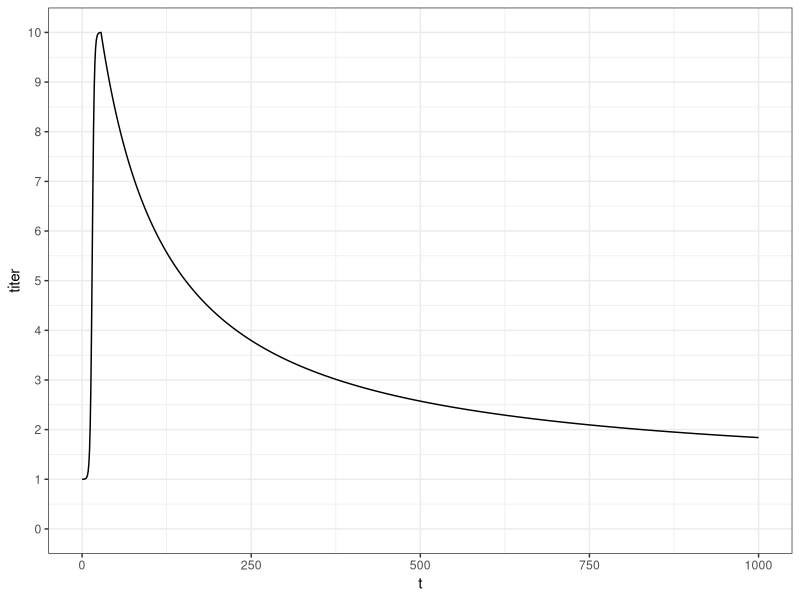
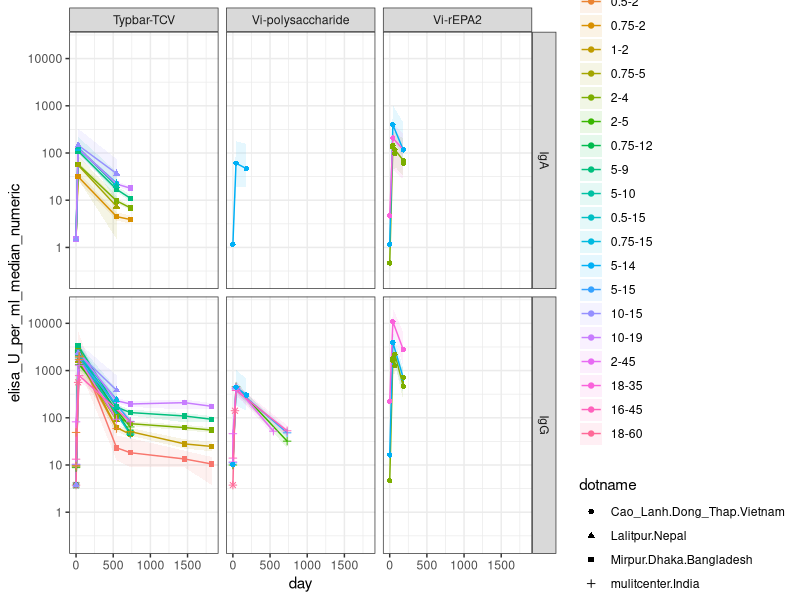
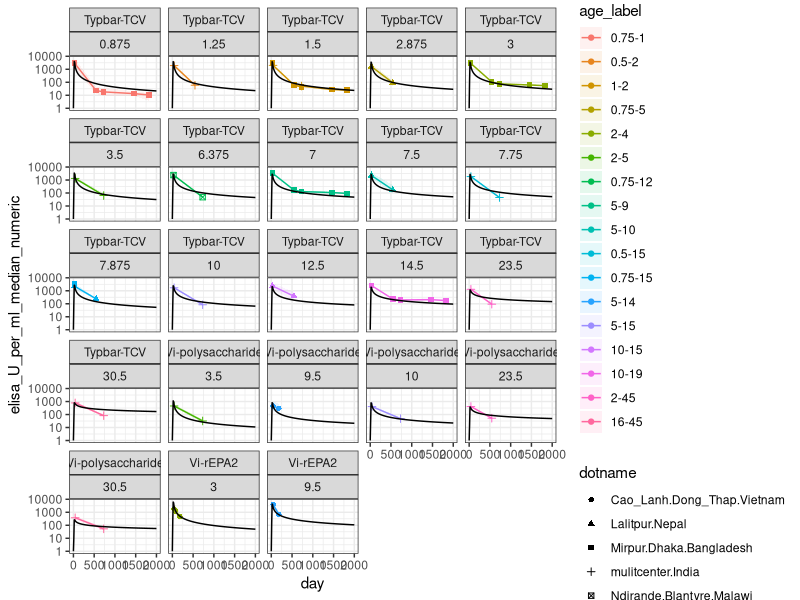
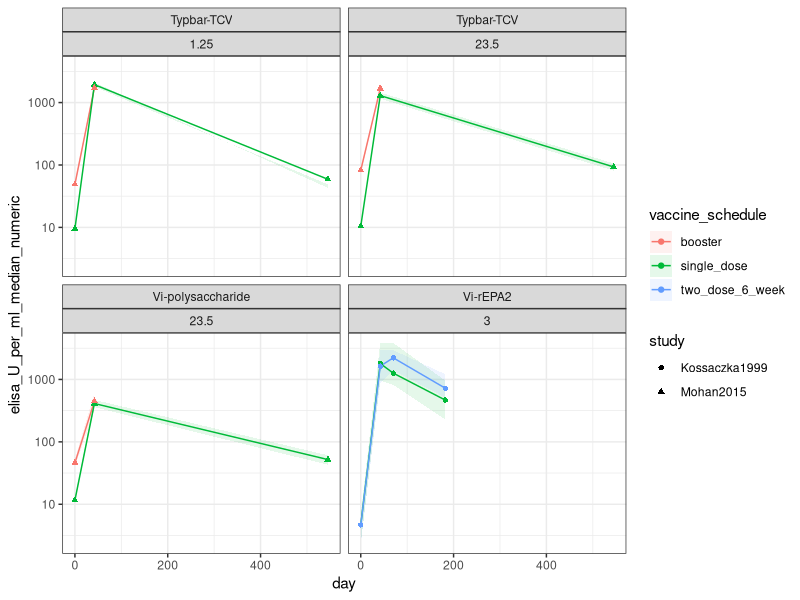
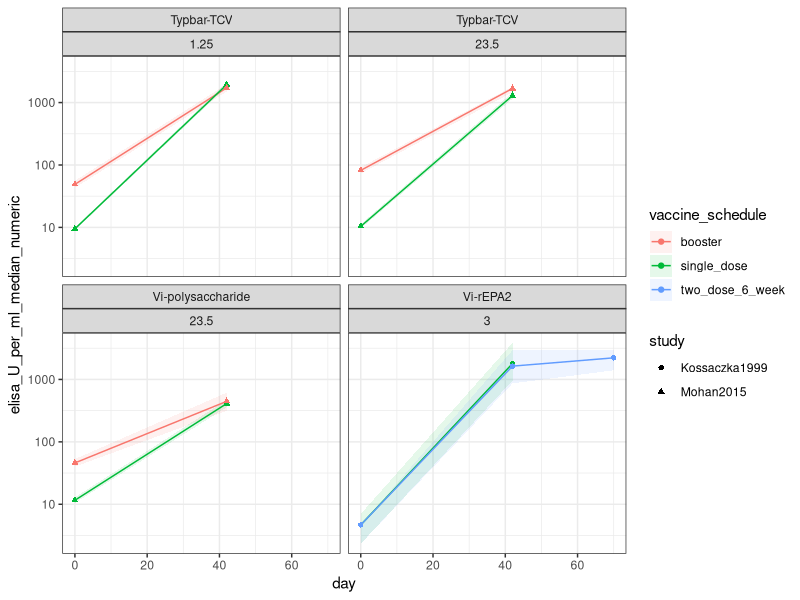
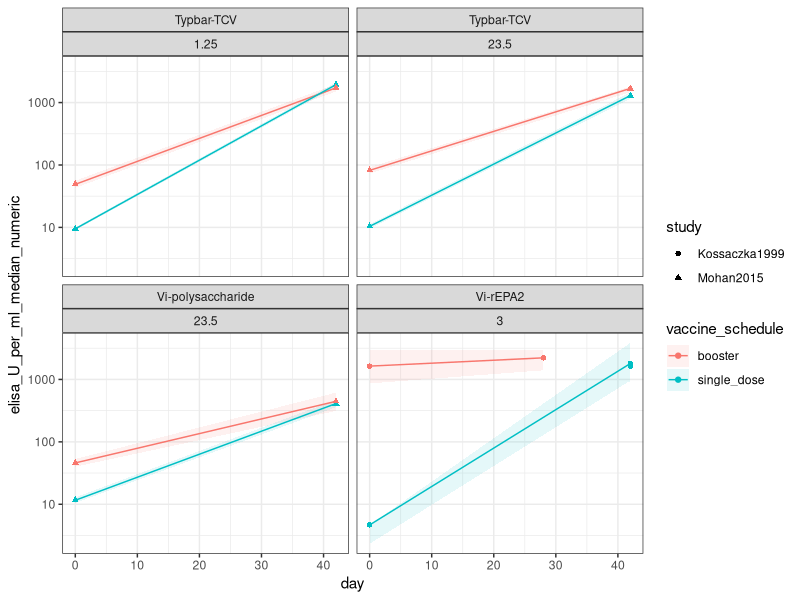
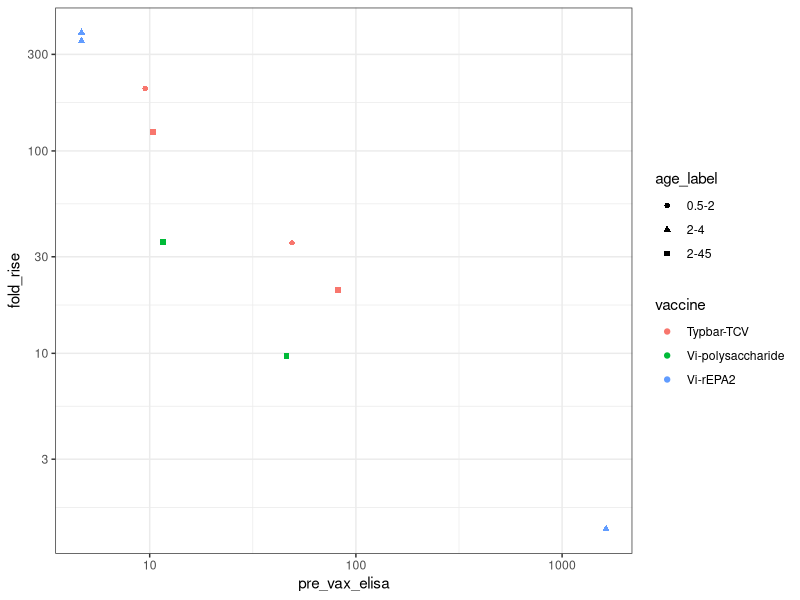
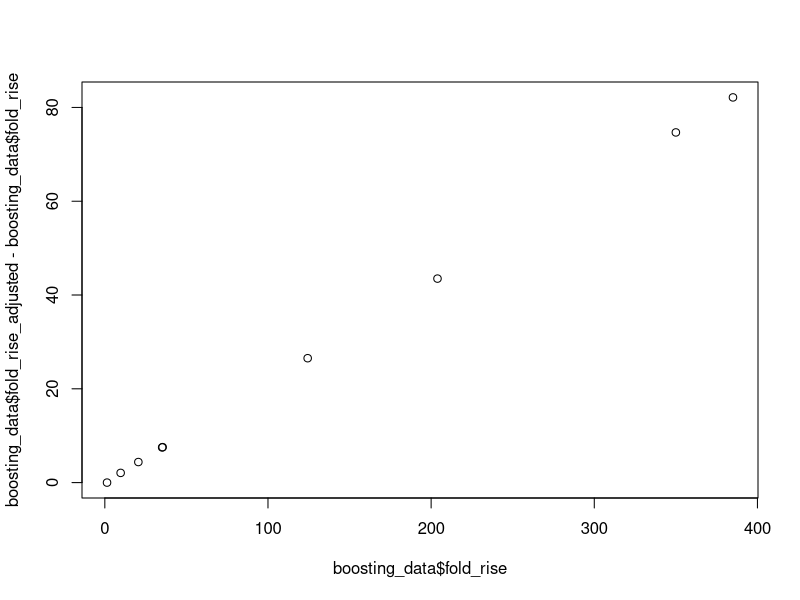

These figures' R source, in order:
# getting titer model going

library(tidyverse)
library(stats4)

# time series function for waning
# units in days
t_peak=21
t = seq(0,1e3,by=1)

titer_vs_time = function(t,T_decay=100,alpha=1,C_max=10,
                 C_min=1,T_rise=1.5,t_start=3,t_peak=28){
  # power law decay
  titer = (1+(t-t_peak)/(alpha*T_decay))^(-alpha)
  
  # simple logistic interpolator rise (this is just for continuity/realism. plays no role in the model)
  titer[t<t_peak] =
    (1/(1+exp(-(t[t<t_peak]-t_start*5)/T_rise)) - 1/(1+exp(-(0-t_start*5)/T_rise)))/
    (1/(1+exp(-(t_peak-t_start*5)/T_rise)) - 1/(1+exp(-(0-t_start*5)/T_rise)))
  
  # scale dimensions
  titer = C_min + (C_max-C_min)*titer
  
  return(titer)
}

plot_dat = data.frame(t=t,titer=titer_vs_time(t=t))
ggplot(plot_dat) +
  geom_line(aes(x=t,y=titer)) +
  theme_bw() +
  scale_y_continuous(limits=c(0,10),breaks=seq(0,10,by=1))



# bring in data!

# immunogenicitiy data
d_imm = readxl::read_excel('data/typhoid_vaccine_study_data.xlsx',sheet = 'immunogenicity') |>
  pivot_longer(
    cols = matches("^(treatment|control)_day"),    # select columns starting with "treatment" or "control" and "day"
    names_to = c("cohort", "day", "measure"),       # create three new columns from parts of the name
    names_pattern = "(treatment|control)_day(\\d+)_(.*)",  # regex to extract the cohort, day, and measure
    values_to = "value",                             # the data goes into a new column named 'value'
    values_transform = list(value = as.character)
  ) |>
  mutate(day = as.numeric(day)) |>
  pivot_wider(
    names_from = measure,
    values_from = value
  ) |>
  drop_na(N) |>
  mutate(across(c("age_min_years","age_max_years","N", "seropositive_percent", "fold_rise_median","fold_rise_lower",
                  "fold_rise_upper","seroconversion_percent"), as.numeric)) |>
  mutate(elisa_U_per_ml_median_numeric = if_else(elisa_U_per_ml_median=='<7.5',3.75,if_else(elisa_U_per_ml_median=='<3.0',1.5,as.numeric(elisa_U_per_ml_median)))) |>
  mutate(elisa_U_per_ml_lower_numeric = if_else(elisa_U_per_ml_lower=='<7.5',3.75,if_else(elisa_U_per_ml_lower=='<3.0',1.5,as.numeric(elisa_U_per_ml_lower)))) |>
  mutate(elisa_U_per_ml_upper_numeric = if_else(elisa_U_per_ml_upper=='<7.5',3.75,if_else(elisa_U_per_ml_upper=='<3.0',1.5,as.numeric(elisa_U_per_ml_upper)))) |>
  mutate(age_mean = 1/2*(age_min_years + age_max_years)) |>
  mutate(age_label = reorder(factor(paste(age_min_years,'-',age_max_years,sep='')),age_mean))

names(d_imm)


# need to rescale the Kossaczka1999 Vietnam data that uses a different elisa assay to match VaccZyme standard
# common reference is from Vi-polysaccharide vaccine

relevant_data = d_imm |> 
  filter(vaccine == 'Vi-polysaccharide') |>
  # comparable age cohorts
  filter(age_min_years==5) |>
  # comparable days
  filter(day ==0 | day == 42) |>
  # only comparable antigen left is IgG
  filter(antigen=='IgG') |>
  select(study,antigen, age_min_years,age_max_years,age_mean,day,elisa_U_per_ml_median_numeric)
relevant_data

# scaling multiplier thankfully looks homogenous from day 0 and day 42!
relevant_data |> group_by(age_min_years,day) |>
  reframe(ratio = elisa_U_per_ml_median_numeric/elisa_U_per_ml_median_numeric[study=='Kossaczka1999'])

Kossaczka_multiplier = (25.2 + 21.5)/2
Kossaczka_multiplier 

# rescale all Kossaczka data, including IgA (which is a leap!)

names(d_imm)
d_imm = d_imm |> 
  mutate(elisa_U_per_ml_median_numeric = if_else(study=='Kossaczka1999', Kossaczka_multiplier*elisa_U_per_ml_median_numeric,elisa_U_per_ml_median_numeric),
         elisa_U_per_ml_lower_numeric = if_else(study=='Kossaczka1999', Kossaczka_multiplier*elisa_U_per_ml_lower_numeric,elisa_U_per_ml_lower_numeric),
         elisa_U_per_ml_upper_numeric = if_else(study=='Kossaczka1999', Kossaczka_multiplier*elisa_U_per_ml_upper_numeric,elisa_U_per_ml_upper_numeric))

# plot total individual VE for bacteriologically-confirmed typhoid fever vs time
plot_dat = d_imm |>
  filter(cohort == 'treatment') 

ggplot(plot_dat, aes(shape=dotname,color=age_label,fill=age_label,group=age_label)) +
  geom_ribbon(aes(x=day,ymin=elisa_U_per_ml_lower_numeric,ymax=elisa_U_per_ml_upper_numeric),color=NA,alpha=0.1) +
  geom_line(aes(x=day,y=elisa_U_per_ml_median_numeric)) +
  geom_point(aes(x=day,y=elisa_U_per_ml_median_numeric)) +
  facet_grid('antigen ~ vaccine') +
  theme_bw() +
  scale_y_continuous(trans='log10')


# fit to a single study group
fit_dat = d_imm |>
  filter(cohort == 'treatment') |>
  # filter(vaccine == 'Typbar-TCV') |> 
  filter(antigen == 'IgG') |>
  # filter(age_label %in% c('5-9','5-10')) |>
  filter(vaccine_schedule == 'single_dose') |>
  filter(day>0) |>
  filter(study !='Jin2017') |> filter(!(study=='Kossaczka1999' & age_min_years ==18 )) #excluding outliers for now...

fit_dat = fit_dat |> arrange(age_mean)

log_lsq_likelihood = function(C_max_TCV,T_decay,alpha,
                              beta_C_max_age_mean=0,beta_T_decay_age_mean=0,beta_alpha_age_mean=0,
                              Delta_C_max_Vips=0,Delta_C_max_VirEPA=0){
  
  titer=rep(NA,nrow(fit_dat))
  Tda = T_decay*exp(beta_T_decay_age_mean * fit_dat$age_mean)
  alpha_a = alpha*exp(beta_alpha_age_mean * fit_dat$age_mean)
  Cma=C_max_TCV*exp(beta_C_max_age_mean * fit_dat$age_mean)
 
   for (row in 1:length(titer)){
     if (fit_dat$vaccine[row] == 'Vi-polysaccharide'){
       Cma[row] = Cma[row]*exp(Delta_C_max_Vips)
     } else if (fit_dat$vaccine[row] == 'Vi-rEPA2'){
       Cma[row] = Cma[row]*exp(Delta_C_max_VirEPA)
     }
     
    titer[row]=titer_vs_time(t=fit_dat$day[row],C_max=Cma[row],T_decay=Tda[row],alpha=alpha_a[row])
  }
  
  # quick and dirty mean to mean log-lsq for now
    mlogL = sum((log(fit_dat$elisa_U_per_ml_median_numeric)-log(titer))^2/(log(fit_dat$elisa_U_per_ml_upper_numeric)-log(fit_dat$elisa_U_per_ml_lower_numeric))^2)
  
  return(mlogL)
}


mod = mle(log_lsq_likelihood,
          start=list(C_max_TCV=4000,T_decay=100,alpha=1,beta_C_max_age_mean=0,beta_T_decay_age_mean=0,beta_alpha_age_mean=0,Delta_C_max_Vips=-0,Delta_C_max_VirEPA=0),
          fixed=list(),
          control=list(parscale=c(1000,10,0.05,0.001,0.001,0.001,1,1)))
summary(mod) 

# fit
fitted= expand.grid(day=seq(0,2000,by=10),
                    age_mean=unique(fit_dat$age_mean),
                    antigen='IgG',
                    vaccine = unique(fit_dat$vaccine),
                    titer=NA) 
age_means=unique(fitted$age_mean)
vaccines=unique(fit_dat$vaccine)
Delta_coeff_C = c(0, coef(mod)['Delta_C_max_VirEPA'],coef(mod)['Delta_C_max_Vips'])
for (k in 1:length(age_means)){
  for (n in 1:length(vaccines)){
    idx = fitted$age_mean==age_means[k] & fitted$vaccine==vaccines[n]
    fitted$titer[idx] = titer_vs_time( t=seq(0,2000,by=10),
                                C_max=coef(mod)[1]*exp(coef(mod)[4]*age_means[k])*exp(Delta_coeff_C[n]),
                                T_decay=coef(mod)[2]*exp(coef(mod)[5]*age_means[k]),
                                alpha=coef(mod)[3]*exp(coef(mod)[6]*age_means[k]))
  }
}
fitted = fitted |> filter(interaction(age_mean,vaccine) %in% unique(interaction(fit_dat$age_mean,fit_dat$vaccine)))

ggplot() +
  geom_ribbon(data=fit_dat,aes(x=day,ymin=elisa_U_per_ml_lower_numeric,ymax=elisa_U_per_ml_upper_numeric,
                                fill=age_label,group=age_label),alpha=0.1) +
  geom_line(data=fit_dat,aes(x=day,y=elisa_U_per_ml_median_numeric,
                              color=age_label,group=age_label)) +
  geom_point(data=fit_dat,aes(x=day,y=elisa_U_per_ml_median_numeric,
                               shape=dotname,color=age_label,group=age_label)) +
  geom_line(data=fitted,aes(x=day,y=titer,group=interaction(age_mean,vaccine)),color='black') +
  facet_wrap('vaccine ~ age_mean') +
  theme_bw() +
  scale_y_continuous(trans='log10')



## boosting

names(d_imm)

boosting_data = d_imm |> filter(study %in% c('Kossaczka1999','Mohan2015')) |>
  filter(antigen=='IgG') |>
  filter( (study == 'Kossaczka1999' & age_min_years == 2) | 
            (study == 'Mohan2015' & age_min_years == 2 & age_max_years == 45) | 
            (study == 'Mohan2015' & age_min_years == 0.5 & age_max_years == 2)) |>
  mutate(group_label = interaction(vaccine,age_label, vaccine_schedule))
boosting_data


ggplot(boosting_data) +
  geom_ribbon(aes(x=day,ymin=elisa_U_per_ml_lower_numeric,ymax=elisa_U_per_ml_upper_numeric,
                               fill=vaccine_schedule,group=group_label),alpha=0.1) +
  geom_line(aes(x=day,y=elisa_U_per_ml_median_numeric,
                             color=vaccine_schedule,group=group_label)) +
  geom_point(aes(x=day,y=elisa_U_per_ml_median_numeric,
                              shape=study,color=vaccine_schedule,group=group_label)) +
  facet_wrap('vaccine ~ age_mean') +
  theme_bw() +
  scale_y_continuous(trans='log10')


# slice it into fold-rise
# first, exclude the time points that aren't immediately pre or post vaccination
boosting_data = boosting_data |> 
  filter(day <100) |>
  filter(!(study == 'Kossaczka1999' & vaccine_schedule == 'single_dose' & day==70))

# all remaining data is a pre-post pair or pre-(post1=pre2)-post2 triplet
ggplot(boosting_data) +
  geom_ribbon(aes(x=day,ymin=elisa_U_per_ml_lower_numeric,ymax=elisa_U_per_ml_upper_numeric,
                  fill=vaccine_schedule,group=group_label),alpha=0.1) +
  geom_line(aes(x=day,y=elisa_U_per_ml_median_numeric,
                color=vaccine_schedule,group=group_label)) +
  geom_point(aes(x=day,y=elisa_U_per_ml_median_numeric,
                 shape=study,color=vaccine_schedule,group=group_label)) +
  facet_wrap('vaccine ~ age_mean') +
  theme_bw() +
  scale_y_continuous(trans='log10')


# let's duplicate and shift that triplet so everything is a pre-post pair
tmp = boosting_data |> filter(study == 'Kossaczka1999' & vaccine_schedule == 'two_dose_6_week') 
tmp$vaccine_schedule[1:2]='single_dose'
tmp[4,] = tmp[3,]
tmp[3,] = tmp[2,]
tmp[3,'day']=0
tmp[4,'day']=70-42
tmp[3:4,'vaccine_schedule']='booster'

boosting_data = boosting_data |>
  filter(!(study == 'Kossaczka1999' & vaccine_schedule == 'two_dose_6_week')) |>
  rbind(tmp) |>
  mutate(group_label = interaction(study,vaccine,age_label, vaccine_schedule))


# all remaining data is a pre-post pair!
ggplot(boosting_data) +
  geom_ribbon(aes(x=day,ymin=elisa_U_per_ml_lower_numeric,ymax=elisa_U_per_ml_upper_numeric,
                  fill=vaccine_schedule,group=group_label),alpha=0.1) +
  geom_line(aes(x=day,y=elisa_U_per_ml_median_numeric,
                color=vaccine_schedule,group=group_label)) +
  geom_point(aes(x=day,y=elisa_U_per_ml_median_numeric,
                 shape=study,color=vaccine_schedule,group=group_label)) +
  facet_wrap('vaccine ~ age_mean') +
  theme_bw() +
  scale_y_continuous(trans='log10')

# convert to fold rise
boosting_data = boosting_data |>
  select(study, vaccine,age_label, vaccine_schedule,antigen, age_min_years,age_max_years,age_mean,age_label, 
         day,elisa_U_per_ml_median_numeric,group_label) 

boosting_data$fold_rise[boosting_data$day>0] = 
  boosting_data$elisa_U_per_ml_median_numeric[boosting_data$day>0]/boosting_data$elisa_U_per_ml_median_numeric[boosting_data$day==0]

boosting_data$pre_vax_elisa[boosting_data$day>0] = boosting_data$elisa_U_per_ml_median_numeric[boosting_data$day==0] 

boosting_data = boosting_data |> filter(day>0)
  
# fold-rise vs pre-challenge correlate. It's a joy when the theory holds for a new system!
# https://famulare.github.io/2024/03/18/Hypothesis-why-do-neutralizing-antibody-titers-max-out.html
ggplot(boosting_data) +
  geom_point(aes(x=pre_vax_elisa,y=fold_rise,
                 shape=age_label,color=vaccine,group=group_label)) +
  theme_bw() +
  scale_y_continuous(trans='log10') +
  scale_x_continuous(trans='log10')

# adjust fold-rise with waning model to get true peak fold rise estimates
# probably need to think about age!

boosting_data$fold_rise_adjusted = boosting_data$fold_rise

for (row in 1:nrow(boosting_data)){
  boosting_data$fold_rise_adjusted[row] = boosting_data$fold_rise_adjusted[row]*
    titer_vs_time(t=28,
                  C_max=coef(mod)[1]*exp(coef(mod)[4]*age_means[k])*exp(Delta_coeff_C[n]),
                  T_decay=coef(mod)[2]*exp(coef(mod)[5]*age_means[k]),
                  alpha=coef(mod)[3]*exp(coef(mod)[6]*age_means[k])) /
    titer_vs_time(t=boosting_data$day[row],
                  C_max=coef(mod)[1]*exp(coef(mod)[4]*age_means[k])*exp(Delta_coeff_C[n]),
                  T_decay=coef(mod)[2]*exp(coef(mod)[5]*age_means[k]),
                  alpha=coef(mod)[3]*exp(coef(mod)[6]*age_means[k]))
}

plot(boosting_data$fold_rise,boosting_data$fold_rise_adjusted-boosting_data$fold_rise)

# boosting model equations and fitting
fold_rise_model = function(CoP_pre,mu_0,CoP_max, CoP_min=1){
  fold_rise = 10^(mu_0*(1-(log10(CoP_pre)-log10(CoP_min))/(log10(CoP_max)-log10(CoP_min))))
  return(fold_rise)
}


fold_rise_mlogL = function(mu_TCV,mu_Vips,mu_VirEPA,CoP_max){
  mlogL=0
  for (row in 1:nrow(boosting_data)){
    if (boosting_data$vaccine[row]=='Typbar-TCV'){
      fold_rise = fold_rise_model(CoP_pre = boosting_data$pre_vax_elisa[row],mu_0=mu_TCV,CoP_max=CoP_max)
    } else if (boosting_data$vaccine[row]=='Vi-polysaccharide'){
      fold_rise = fold_rise_model(CoP_pre = boosting_data$pre_vax_elisa[row],mu_0=mu_Vips,CoP_max=CoP_max)
    } else if (boosting_data$vaccine[row]=='Vi-rEPA2'){
      fold_rise = fold_rise_model(CoP_pre = boosting_data$pre_vax_elisa[row],mu_0=mu_VirEPA,CoP_max=CoP_max)
    }
    fold_rise = fold_rise
  mlogL = mlogL + (log(boosting_data$fold_rise_adjusted[row])-log(fold_rise))^2
  }
  return(mlogL)
}

mod = mle(fold_rise_mlogL,
          start=list(mu_TCV=3,mu_Vips=2,mu_VirEPA=3,CoP_max=2000),
          control=list(parscale=c(0.1,0.1,0.1,10)))
summary(mod) 

vaccines = unique(boosting_data$vaccine)
fitted_boosting = expand.grid(vaccine=vaccines,
                              pre_vax_elisa = 10^seq(0,4,by=0.01))
for (row in 1:nrow(fitted_boosting)){
  if (fitted_boosting$vaccine[row]=='Typbar-TCV'){
    fitted_boosting$fold_rise[row] = fold_rise_model(CoP_pre = fitted_boosting$pre_vax_elisa[row],mu_0=coef(mod)[1],CoP_max=coef(mod)[4])
  } else if (fitted_boosting$vaccine[row]=='Vi-polysaccharide'){
    fitted_boosting$fold_rise[row] = fold_rise_model(CoP_pre = fitted_boosting$pre_vax_elisa[row],mu_0=coef(mod)[2],CoP_max=coef(mod)[4])
  } else if (fitted_boosting$vaccine[row]=='Vi-rEPA2'){
    fitted_boosting$fold_rise[row] = fold_rise_model(CoP_pre = fitted_boosting$pre_vax_elisa[row],mu_0=coef(mod)[3],CoP_max=coef(mod)[4])
  }
}

# yay! this works, except that there are many observed values above the so-called maximum. 
ggplot() +
  geom_line(data=fitted_boosting,aes(x=pre_vax_elisa,y=fold_rise,
                                     color=vaccine,group=vaccine)) +
  geom_point(data=boosting_data,aes(x=pre_vax_elisa,y=fold_rise_adjusted,
                 shape=age_label,color=vaccine,group=group_label)) +
  theme_bw() +
  scale_y_continuous(trans='log10') +
  scale_x_continuous(trans='log10')


# let's see what happens if we just force the intercept
max(d_imm$elisa_U_per_ml_median_numeric)
max(d_imm$elisa_U_per_ml_upper_numeric)

mod = mle(fold_rise_mlogL,
          start=list(mu_TCV=3,mu_Vips=2,mu_VirEPA=3),
          fixed=list(CoP_max=20e3),
          control=list(parscale=c(0.1,0.1,0.1)))
summary(mod) 

vaccines = unique(boosting_data$vaccine)
fitted_boosting = expand.grid(vaccine=vaccines,
                              pre_vax_elisa = 10^seq(0,4.3,by=0.01))
for (row in 1:nrow(fitted_boosting)){
  if (fitted_boosting$vaccine[row]=='Typbar-TCV'){
    fitted_boosting$fold_rise[row] = fold_rise_model(CoP_pre = fitted_boosting$pre_vax_elisa[row],mu_0=coef(mod)[1],CoP_max=20e3)
  } else if (fitted_boosting$vaccine[row]=='Vi-polysaccharide'){
    fitted_boosting$fold_rise[row] = fold_rise_model(CoP_pre = fitted_boosting$pre_vax_elisa[row],mu_0=coef(mod)[2],CoP_max=20e3)
  } else if (fitted_boosting$vaccine[row]=='Vi-rEPA2'){
    fitted_boosting$fold_rise[row] = fold_rise_model(CoP_pre = fitted_boosting$pre_vax_elisa[row],mu_0=coef(mod)[3],CoP_max=20e3)
  }
}

# yay! this works, except that there are many observed values above the so-called maximum. 
ggplot() +
  geom_line(data=fitted_boosting,aes(x=pre_vax_elisa,y=fold_rise,
                                     color=vaccine,group=vaccine)) +
  geom_point(data=boosting_data,aes(x=pre_vax_elisa,y=fold_rise_adjusted,
                                    shape=age_label,color=vaccine,group=group_label)) +
  theme_bw() +
  scale_y_continuous(trans='log10') +
  scale_x_continuous(trans='log10')

# hmm... it is interesting that if, maybe, you happen to get to a higher titer than the boost max, that we wouldn't expect a boost again...
# Ah I see what's happening! It looks like the conjugate vaccines hit the maximum possible antibody level in one dose. 
# And so each re-dose just brings you back up.
# 
# It's also interesting that the polysaccharide data looks like it has a shared slope with the conjugates and not a shared intercept.
# My expectation is the intercept should be a human host property, not a vaccine property. But perhaps this is wrong. Not much to say confidently
# either way with just 2 points, but I'm sure there's more Vi-polysaccharide vaccine data out there to add...

